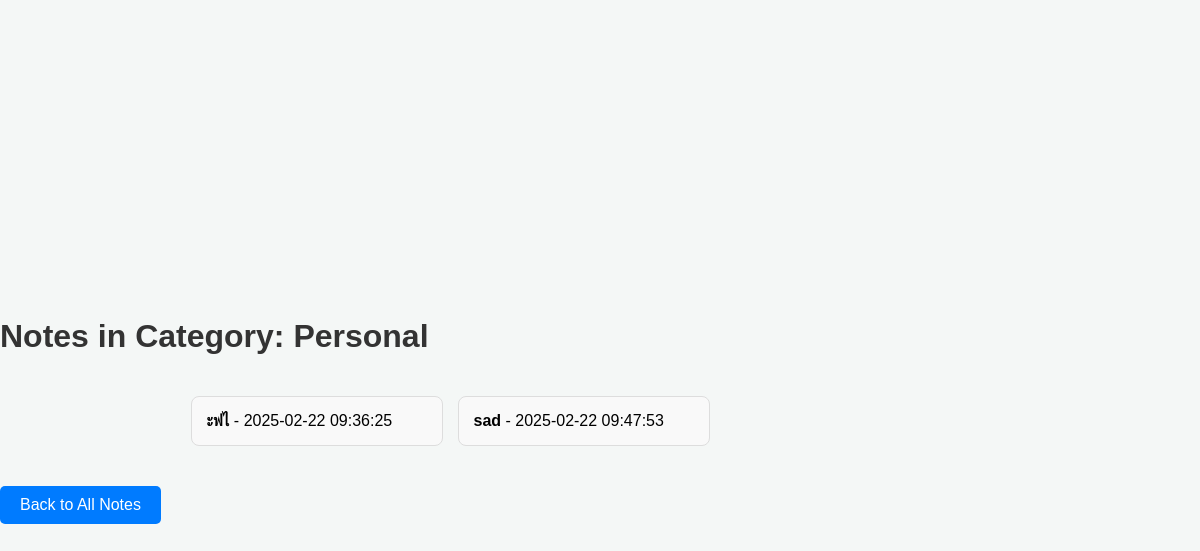
/category/Personal (signed in), run on the app's committed database.
### app.py (models this page shows)
class Note(db.Model):
    id = db.Column(db.Integer, primary_key=True)
    title = db.Column(db.String(100), nullable=False)
    content = db.Column(db.Text, nullable=False)
    category = db.Column(db.String(50))
    timestamp = db.Column(db.DateTime, default=db.func.current_timestamp())
    user_id = db.Column(db.Integer, db.ForeignKey('user.id'), nullable=False)
    user = db.relationship('User', backref=db.backref('notes', lazy=True))

### app.py (the view)
@app.route('/category/<string:category>')
@login_required
def notes_by_category(category):
    if not category:
        flash('Invalid category.', 'danger')
        return redirect(url_for('my_notes'))
    notes = Note.query.filter_by(user_id=current_user.id, category=category).all()
    if not notes:
        flash(f'No notes found in the {category} category.', 'info')
    return render_template('category_notes.html', notes=notes, category=category)

### app.py (called while the page is built)
@login_manager.user_loader
def load_user(user_id):
    return User.query.get(int(user_id))

### templates/category_notes.html (shortened to what this page needs)
<!DOCTYPE html>
<html lang="en">
<head>
</head>
<body>
    <div class="header">
        <h1>Notes in Category: {{ category }}</h1>
    </div>
    <div class="note-container">
        {% if notes %}
            {% for note in notes %}
                <div class="note" id="note-{{ note.id }}" onclick="toggleNoteDetails({{ note.id }})">
                    <strong>{{ note.title }}</strong> - {{ note.timestamp }}
                </div>
            {% endfor %}
        {% else %}
            <p>No notes found in this category.</p>
        {% endif %}
    </div>
    <div class="header">
        <a href="{{ url_for('my_notes') }}" class="back-link">Back to All Notes</a>
    </div>
</body>
</html>

### templates/category_notes.html (style rules this page uses)
body { font-family: Arial, sans-serif; background-color: #f4f7f6; margin: 0; padding: 0; display: flex; justify-content: center; align-items: flex-start; height: 100vh; flex-direction: column; }
.header { text-align: center; margin-top: 20px; }
h1, h2 { color: #333; }
.note-container { margin-top: 20px; width: 100%; max-width: 900px; display: flex; flex-wrap: wrap; justify-content: center; gap: 15px; flex-direction: row; }
.note { background-color: #f9f9f9; border: 1px solid #ddd; padding: 15px; width: 220px; border-radius: 8px; cursor: pointer; transition: all 0.3s ease-in-out; position: relative; }
.back-link { text-decoration: none; color: white; background-color: #007bff; padding: 10px 20px; border-radius: 5px; transition: background-color 0.3s; display: inline-block; margin-top: 20px; }

### data on the page
Note: title "ะฟไ", timestamp "2025-02-22 09:36:25"
Note: title "sad", timestamp "2025-02-22 09:47:53"

### other printed values
{{ category }} "Personal"
